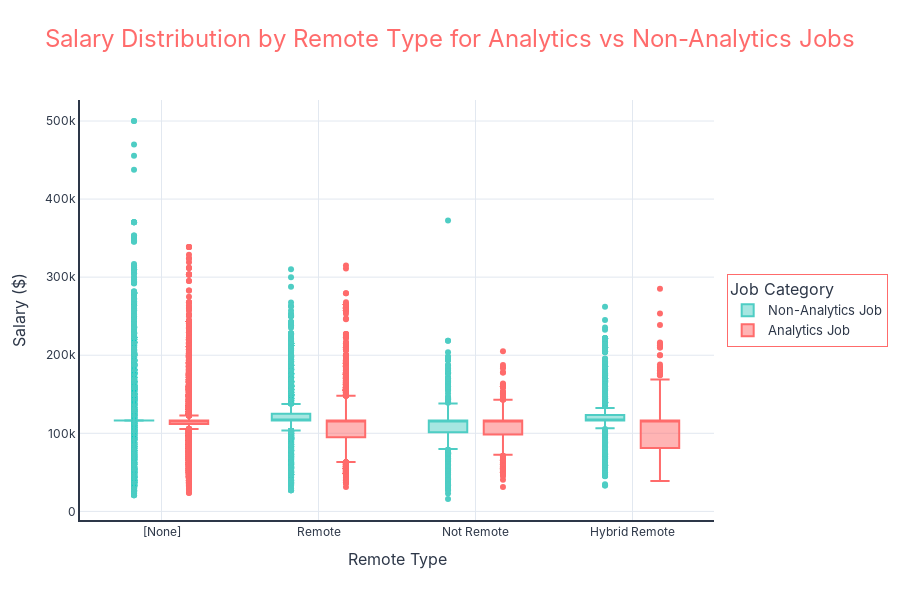

The notebook cell saved with this chart:
### Code cell
import plotly.express as px
import pandas as pd

# Prepare the data
df = eda.copy()

# Define analytics jobs (Data Analyst + Business Analyst)
def classify_analytics_job(row):
    if row['DATA_ANALYST_JOB']:
        return True
    title = str(row['TITLE_NAME']).lower() if 'TITLE_NAME' in row else str(row['TITLE']).lower()
    if 'business analyst' in title:
        return True
    return False

df['IS_ANALYTICS_JOB'] = df.apply(classify_analytics_job, axis=1)
df['Job_Category'] = df['IS_ANALYTICS_JOB'].map({True: 'Analytics Job', False: 'Non-Analytics Job'})

# Create the box plot
fig = px.box(df, 
             x='REMOTE_TYPE_NAME', 
             y='SALARY', 
             color='Job_Category',
             title='Salary Distribution by Remote Type for Analytics vs Non-Analytics Jobs',
             labels={'REMOTE_TYPE_NAME': 'Remote Type', 'SALARY': 'Salary ($)', 'Job_Category': 'Job Category'},
             color_discrete_map={'Analytics Job': '#FF6B6B', 'Non-Analytics Job': '#4ECDC4'})

# Beautify the layout with a red-white theme (no gradients)
fig.update_layout(
    width=900,
    height=600,
    plot_bgcolor='#FFFFFF',  # Plain white background
    paper_bgcolor='#FFFFFF',  # Plain white background
    font=dict(family="Inter, sans-serif", size=14, color="#2D3748"),
    title=dict(
        font=dict(size=24, color="#FF6B6B"),  # Red title for theme
        x=0.5,
        xanchor="center",
        y=0.95,
        yanchor="top"
    ),
    xaxis=dict(
        title="Remote Type",
        title_font=dict(size=16),
        tickfont=dict(size=12),
        gridcolor="#E2E8F0",
        linecolor="#2D3748",
        linewidth=2,
        showline=True
    ),
    yaxis=dict(
        title="Salary ($)",
        title_font=dict(size=16),
        tickfont=dict(size=12),
        gridcolor="#E2E8F0",
        linecolor="#2D3748",
        linewidth=2,
        showline=True,
        showgrid=True,
        zeroline=False
    ),
    legend=dict(
        title="Job Category",
        font=dict(size=13),
        bgcolor="#FFFFFF",
        bordercolor="#FF6B6B",  # Red border for theme
        borderwidth=1,
        x=1.02,
        y=0.5,
        xanchor="left",
        yanchor="middle"
    ),
    hovermode="closest",
    hoverlabel=dict(
        bgcolor="#FFFFFF",
        font_size=12,
        font_family="Inter, sans-serif",
        font_color="#2D3748",
        bordercolor="#FF6B6B"  # Red border for hover
    )
)

# Show the plot
fig.show()

### Figure 1 — Plotly figure (JSON) as saved in the notebook; plotly's stock layout.template omitted (floating-point values rounded to 4 significant figures; data arrays with more than 128 entries replaced by an {"elided": "..."} marker saying what was removed)
{"data": [{"alignmentgroup": "True", "hovertemplate": "Job Category=Non-Analytics Job<br>Remote Type=%{x}<br>Salary ($)=%{y}<extra></extra>", "legendgroup": "Non-Analytics Job", "marker": {"color": "#4ECDC4"}, "name": "Non-Analytics Job", "notched": false, "offsetgroup": "Non-Analytics Job", "orientation": "v", "showlegend": true, "type": "box", "x": {"elided": "37052 str values"}, "x0": " ", "xaxis": "x", "y": {"elided": "37052 float values"}, "y0": " ", "yaxis": "y"}, {"alignmentgroup": "True", "hovertemplate": "Job Category=Analytics Job<br>Remote Type=%{x}<br>Salary ($)=%{y}<extra></extra>", "legendgroup": "Analytics Job", "marker": {"color": "#FF6B6B"}, "name": "Analytics Job", "notched": false, "offsetgroup": "Analytics Job", "orientation": "v", "showlegend": true, "type": "box", "x": {"elided": "32148 str values"}, "x0": " ", "xaxis": "x", "y": {"elided": "32148 float values"}, "y0": " ", "yaxis": "y"}], "layout": {"boxmode": "group", "font": {"color": "#2D3748", "family": "Inter, sans-serif", "size": 14}, "height": 600, "hoverlabel": {"bgcolor": "#FFFFFF", "bordercolor": "#FF6B6B", "font": {"color": "#2D3748", "family": "Inter, sans-serif", "size": 12}}, "hovermode": "closest", "legend": {"bgcolor": "#FFFFFF", "bordercolor": "#FF6B6B", "borderwidth": 1, "font": {"size": 13}, "title": {"text": "Job Category"}, "tracegroupgap": 0, "x": 1.02, "xanchor": "left", "y": 0.5, "yanchor": "middle"}, "paper_bgcolor": "#FFFFFF", "plot_bgcolor": "#FFFFFF", "title": {"font": {"color": "#FF6B6B", "size": 24}, "text": "Salary Distribution by Remote Type for Analytics vs Non-Analytics Jobs", "x": 0.5, "xanchor": "center", "y": 0.95, "yanchor": "top"}, "width": 900, "xaxis": {"anchor": "y", "domain": [0, 1], "gridcolor": "#E2E8F0", "linecolor": "#2D3748", "linewidth": 2, "showline": true, "tickfont": {"size": 12}, "title": {"font": {"size": 16}, "text": "Remote Type"}}, "yaxis": {"anchor": "x", "domain": [0, 1], "gridcolor": "#E2E8F0", "linecolor": "#2D3748", "linewidth": 2, "showgrid": true, "showline": true, "tickfont": {"size": 12}, "title": {"font": {"size": 16}, "text": "Salary ($)"}, "zeroline": false}}}
